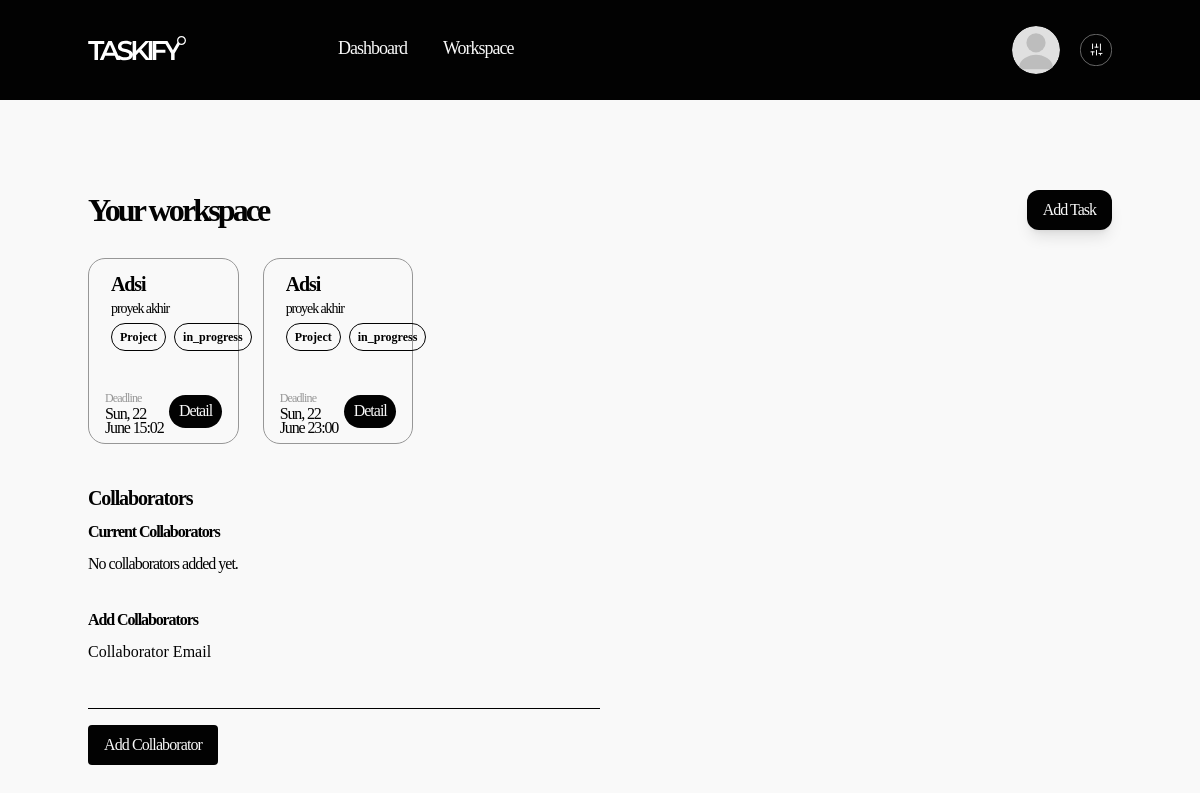
/frontend/workspace.php (signed in), run on an earlier commit of the app's database.
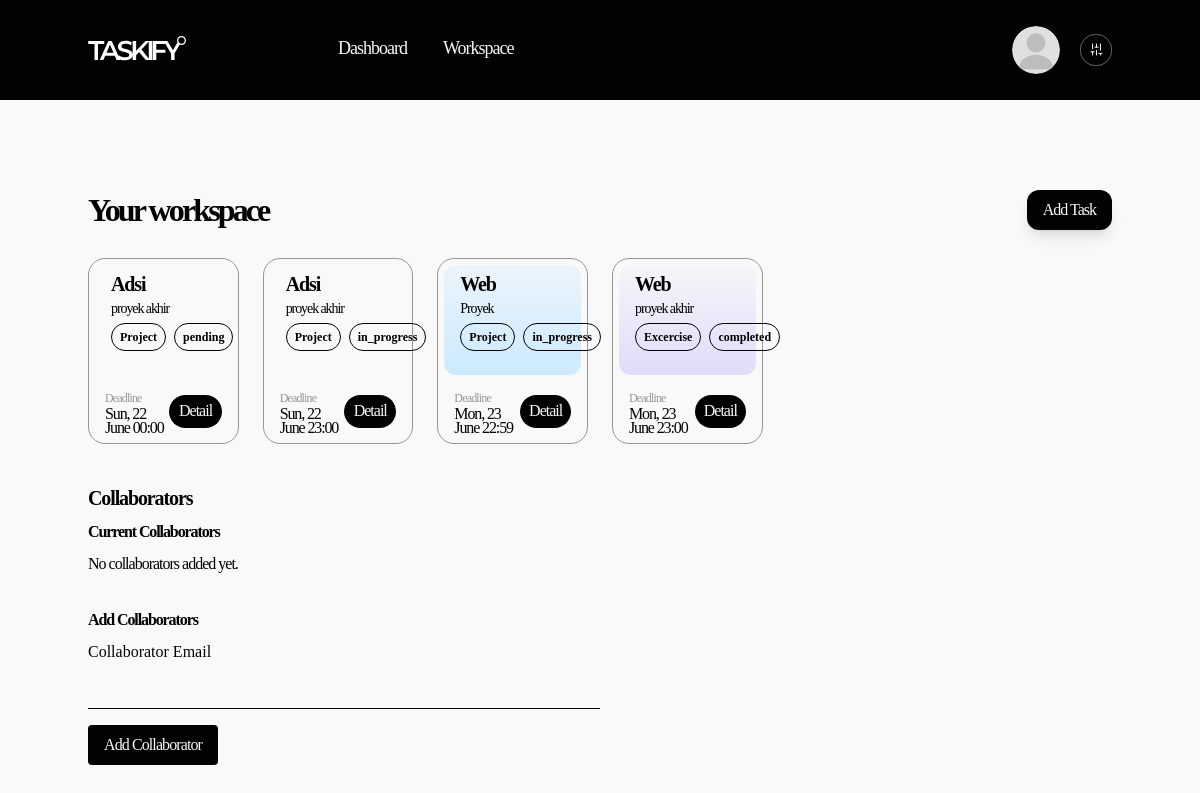
And on a later commit of the database.
### tables this page shows
CREATE TABLE `tasks` (
  `id_task` int NOT NULL,
  `id_user` int NOT NULL,
  `task_name` varchar(100) NOT NULL,
  `category` varchar(50) DEFAULT NULL,
  `deadline` datetime DEFAULT NULL,
  `subject` varchar(100) DEFAULT NULL,
  `cover_color` varchar(20) DEFAULT NULL,
  `status` enum('pending','in_progress','completed') DEFAULT 'pending',
  `description` text,
  `created_at` timestamp NULL DEFAULT CURRENT_TIMESTAMP
);

### frontend/workspace.php (the view, shortened to what the changed rows need)
<?php
include '../backend/db.php';
class WorkspaceManager {
    private $conn;
    private $user_id;
    public function __construct($connection, $user_id) {
        $this->conn = $connection;
        $this->user_id = $user_id;
    }
    public function getTasks() {
        $stmt = $this->conn->prepare("SELECT * FROM tasks WHERE id_user = ? ORDER BY deadline ASC");
        $stmt->bind_param("i", $this->user_id);
        $stmt->execute();
        $result = $stmt->get_result();
        $tasks = [];
        while ($row = $result->fetch_assoc()) {
            $tasks[] = $row;
        }
        return $tasks;
    }
}
$workspace = new WorkspaceManager($conn, $_SESSION['id_user']);
$tasks = $workspace->getTasks();
?>
<!DOCTYPE html>
<html lang="en">
<head>
    <link href="../src/style.css" rel="stylesheet" />
</head>
<body class="bg-primary font-mont">
    <main class="container mx-auto mt-[86px]">
        <div class="flex justify-between items-center mb-6">
            <h1 class="font-mont font-semibold tracking-[-2.88px] text-[32px] text-accent">Your workspace</h1>
        </div>
        <section class="grid grid-cols-6 gap-x-6 gap-y-[18px] mt-[18px] mb-10">
            <?php if (empty($tasks)): ?>
                <p class="text-accent font-mont col-span-6">No tasks added yet.</p>
            <?php else: ?>
                <?php foreach ($tasks as $task): ?>
                    <div class="rounded-[17px] border border-inactive">
                        <div class="gradient-box bg-gradient-to-t <?php echo htmlspecialchars($task['cover_color']); ?> m-[6px] rounded-[12px] flex items-end">
                            <div class="mx-4 mb-6">
                                <h2 class="font-mont font-semibold text-xl mb-1 tracking-[-1.12px] leading-5"><?php echo htmlspecialchars($task['task_name']); ?></h2>
                                <div class="flex items-center space-x-2 mb-1">
                                    <div class="inline font-medium tracking-[-1.08px] text-[14px]">
                                        <?php echo htmlspecialchars($task['subject']); ?>
                                    </div>
                                </div>
                                <div class="flex items-center space-x-2">
                                    <span class="inline border border-accent rounded-full w-fits px-2 py-1 text-[12px] font-semibold">
                                        <?php echo htmlspecialchars($task['category']); ?>
                                    </span>
                                    <span class="inline border border-accent rounded-full w-fits px-2 py-1 text-[12px] font-semibold">
                                        <?php echo htmlspecialchars($task['status']); ?>
                                    </span>
                                </div>
                            </div>
                        </div>
                        <div class="mx-4 py-2 flex justify-between items-center p">
                            <div class="flex flex-col items-start justify-center">
                                <span class="text-inactive text-[12px] font-normal tracking-[-0.84px]">Deadline</span>
                                <p class="text-accent font-mont text-[16px] font-medium tracking-[-1.12px] leading-[0.9]"><?php echo htmlspecialchars(date('D, j F H:i', strtotime($task['deadline']))); ?></p>
                            </div>
                            <a href="task-detail.php?id=<?php echo htmlspecialchars($task['id_task']); ?>" class="bg-accent text-primary h-[33px] w-[83px] rounded-full font-normal tracking-[-1px] text-center pt-1">
                                Detail
                            </a>
                        </div>
                    </div>
                <?php endforeach; ?>
            <?php endif; ?>
        </section>
        <section class="mb-10 w-full">
            <h2 class="font-mont font-semibold text-xl mb-2 tracking-[-1.12px] text-accent">Collaborators</h2>
        </section>
    </main>
</body>
</html>

What changed in the data, as far as the page shows it:
changed tasks: status "in_progress" → "pending"; deadline "Sun, 22 June 15:02" → "Sun, 22 June 00:00"
added tasks: task_name "Web", subject "Proyek", category "Project", status "in_progress", deadline "Mon, 23 June 22:59", cover_color "from-bs to-be" (drawn)
added tasks: task_name "Web", subject "proyek akhir", category "Excercise", status "completed", deadline "Mon, 23 June 23:00", cover_color "from-ps to-pe" (drawn)
